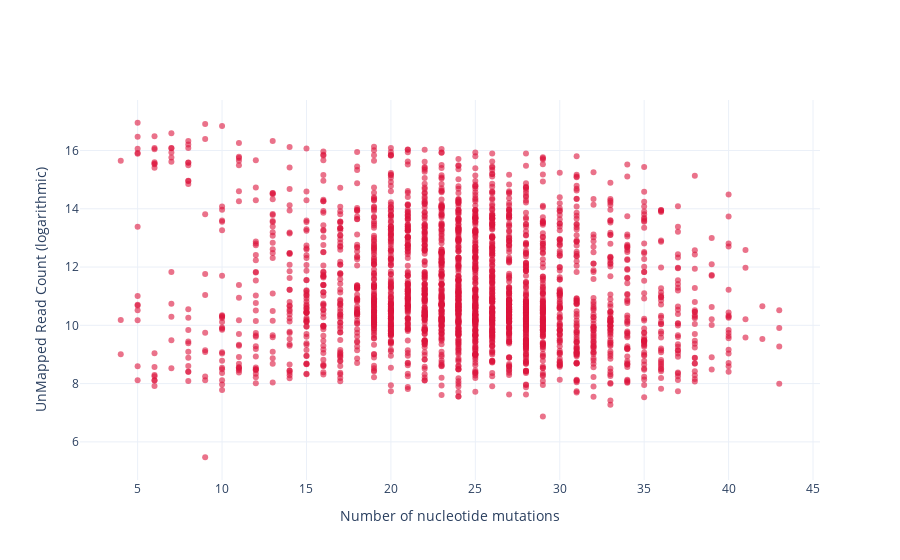

Write notebook code for a chart like this one.
### Code cell
filt = (data_df['COVERAGE']>95)
fig = go.Figure(
        data=go.Scatter(y=data_df.loc[filt]['unmapped_log'], 
                        x=data_df.loc[filt]['num_nt_muts'],
                        mode='markers',
                        text=data_df.loc[filt][['SAMPLE_ID', 'AVG_DEPTH', 'COVERAGE', 'num_nt_muts', 'mapped']],
                        hovertemplate="<b>Sample: %{text[0]}</b><br>" +
                                      "<b>Avg depth: %{text[1]}</b><br>" +
                                      "<b>Coverage: %{text[2]}</b><br>" +
                                      "<b>Number of nt mutations: %{text[3]}</b><br>" +
                                      "<b>Number of mapped reads: %{text[4]}</b><br>",
                        marker_color='rgba(220,20,60,.6)'))
fig.update_layout(yaxis_title=f'UnMapped Read Count (logarithmic)', 
                  xaxis_title='Number of nucleotide mutations',
                  template='plotly_white', autosize=True)
fig.show()

### Figure 1 — Plotly figure (JSON) as saved in the notebook; plotly's stock layout.template omitted (floating-point values rounded to 4 significant figures; data arrays with more than 128 entries replaced by an {"elided": "..."} marker saying what was removed)
{"data": [{"hovertemplate": "<b>Sample: %{text[0]}</b><br><b>Avg depth: %{text[1]}</b><br><b>Coverage: %{text[2]}</b><br><b>Number of nt mutations: %{text[3]}</b><br><b>Number of mapped reads: %{text[4]}</b><br>", "marker": {"color": "rgba(220,20,60,.6)"}, "mode": "markers", "text": {"elided": "2515x5 mixed values"}, "type": "scatter", "x": {"elided": "2515 int values"}, "y": {"elided": "2515 float values"}}], "layout": {"autosize": true, "xaxis": {"title": {"text": "Number of nucleotide mutations"}}, "yaxis": {"title": {"text": "UnMapped Read Count (logarithmic)"}}}}
